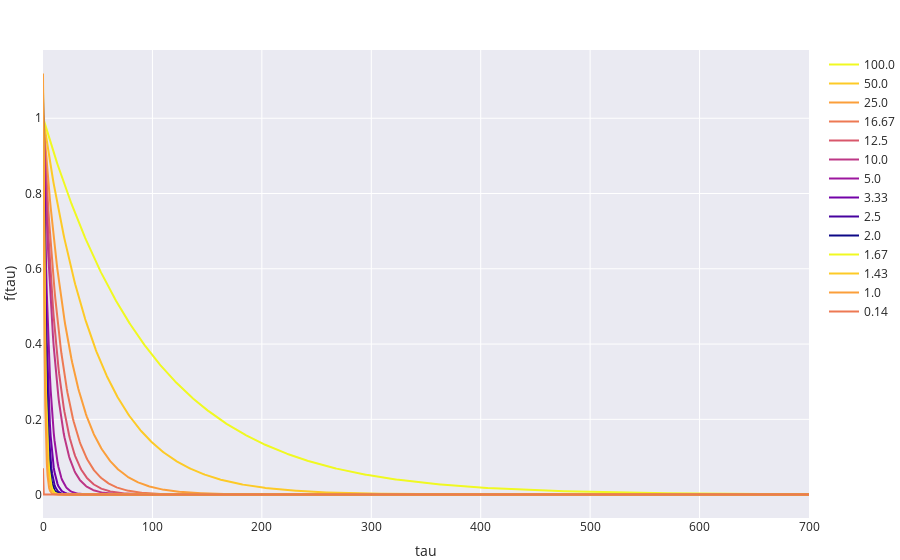

Notebook code for this chart:
### Code cell
PB.colorloop = px.colors.sequential.Plasma_r 
plot(*series, (tau, 10e-30, 700), backend=PB,   )

### Figure 1 — Plotly figure (JSON) as saved in the notebook; plotly's stock layout.template omitted (floating-point values rounded to 4 significant figures; data arrays with more than 128 entries replaced by an {"elided": "..."} marker saying what was removed)
{"data": [{"line": {"color": "#f0f921"}, "mode": "lines", "name": "100.0", "showlegend": true, "type": "scatter", "x": {"elided": "1000 float values"}, "y": {"elided": "1000 float values"}}, {"line": {"color": "#fdca26"}, "mode": "lines", "name": "50.0", "showlegend": true, "type": "scatter", "x": {"elided": "1000 float values"}, "y": {"elided": "1000 float values"}}, {"line": {"color": "#fb9f3a"}, "mode": "lines", "name": "25.0", "showlegend": true, "type": "scatter", "x": {"elided": "1000 float values"}, "y": {"elided": "1000 float values"}}, {"line": {"color": "#ed7953"}, "mode": "lines", "name": "16.67", "showlegend": true, "type": "scatter", "x": {"elided": "1000 float values"}, "y": {"elided": "1000 float values"}}, {"line": {"color": "#d8576b"}, "mode": "lines", "name": "12.5", "showlegend": true, "type": "scatter", "x": {"elided": "1000 float values"}, "y": {"elided": "1000 float values"}}, {"line": {"color": "#bd3786"}, "mode": "lines", "name": "10.0", "showlegend": true, "type": "scatter", "x": {"elided": "1000 float values"}, "y": {"elided": "1000 float values"}}, {"line": {"color": "#9c179e"}, "mode": "lines", "name": "5.0", "showlegend": true, "type": "scatter", "x": {"elided": "1000 float values"}, "y": {"elided": "1000 float values"}}, {"line": {"color": "#7201a8"}, "mode": "lines", "name": "3.33", "showlegend": true, "type": "scatter", "x": {"elided": "1000 float values"}, "y": {"elided": "1000 float values"}}, {"line": {"color": "#46039f"}, "mode": "lines", "name": "2.5", "showlegend": true, "type": "scatter", "x": {"elided": "1000 float values"}, "y": {"elided": "1000 float values"}}, {"line": {"color": "#0d0887"}, "mode": "lines", "name": "2.0", "showlegend": true, "type": "scatter", "x": {"elided": "1000 float values"}, "y": {"elided": "1000 float values"}}, {"line": {"color": "#f0f921"}, "mode": "lines", "name": "1.67", "showlegend": true, "type": "scatter", "x": {"elided": "1000 float values"}, "y": {"elided": "1000 float values"}}, {"line": {"color": "#fdca26"}, "mode": "lines", "name": "1.43", "showlegend": true, "type": "scatter", "x": {"elided": "1000 float values"}, "y": {"elided": "1000 float values"}}, {"line": {"color": "#fb9f3a"}, "mode": "lines", "name": "1.0", "showlegend": true, "type": "scatter", "x": {"elided": "1000 float values"}, "y": {"elided": "1000 float values"}}, {"line": {"color": "#ed7953"}, "mode": "lines", "name": "0.14", "showlegend": true, "type": "scatter", "x": {"elided": "1000 float values"}, "y": {"elided": "1000 float values"}}], "layout": {"margin": {"b": 0, "l": 0, "r": 40, "t": 50}, "polar": {"angularaxis": {"direction": "counterclockwise", "rotation": 0}}, "scene": {"aspectmode": "auto", "aspectratio": {}, "camera": {}, "xaxis": {"showgrid": true, "title": {"text": "tau"}, "type": "linear", "visible": true, "zeroline": true}, "yaxis": {"showgrid": true, "title": {"text": "f(tau)"}, "type": "linear", "visible": true, "zeroline": true}, "zaxis": {"showgrid": true, "title": {"text": ""}, "type": "linear", "visible": true, "zeroline": true}}, "showlegend": true, "title": {"text": "<b></b>", "x": 0.5}, "xaxis": {"constrain": "domain", "showgrid": true, "title": {"text": "tau"}, "type": "linear", "visible": true, "zeroline": true}, "yaxis": {"showgrid": true, "title": {"text": "f(tau)"}, "type": "linear", "visible": true, "zeroline": true}}}
